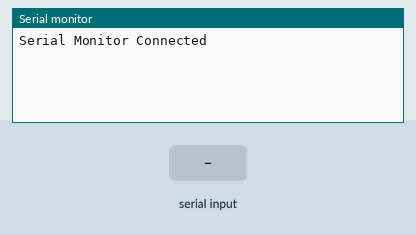
The sketch below on a simulated Arduino Uno, built with avr-gcc and run on an emulated ATmega328P. Shown: the last lines printed to the serial monitor. Inputs (shaded band) come from the test bench.

Above: at 1.2 s.
1.3 s: "90,45\n" received over Serial
At 2.1 s:
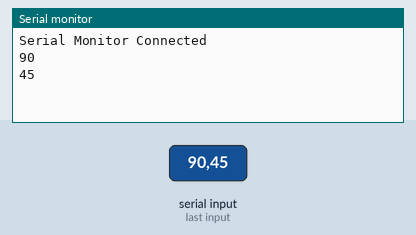
2.8 s: "30,150\n" received over Serial
At 5.2 s:
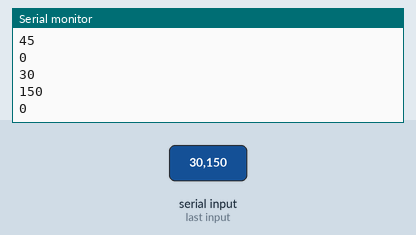
Timing chart, 0 to 6.7 s (numbered marks = the images above; inputs shaded):
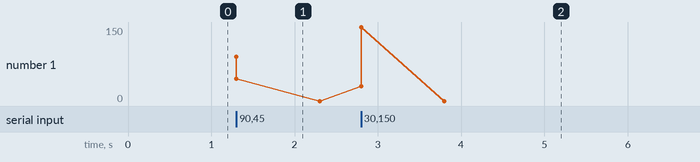

The sketch:

Serial_Comm_Rx.ino
```cpp
/*
For more details see: http://projectsfromtech.blogspot.com/

Connect the Rx pin of this board to the Tx of the board running Serial_Comm_Tx.ino
Connect the Grounds of the two boards
Open Serial Monitor

Receives integer value and prints it to the serial monitor
*/
int val;

void setup()
{
  Serial.begin(115200);
  Serial.println("Serial Monitor Connected");
}

void loop()
{
  int incoming = Serial.available();

  if (incoming > 0)
  {
   val = Serial.parseInt();  //Reads integers as integer rather than ASCI. Anything else returns 0
   Serial.println(val);
  }
}
```

Measured:
- after the input at 1.3 s, the serial monitor: prints a new line at once (image 1)
- after the input at 2.8 s, the serial monitor: prints a new line at once (image 2)
